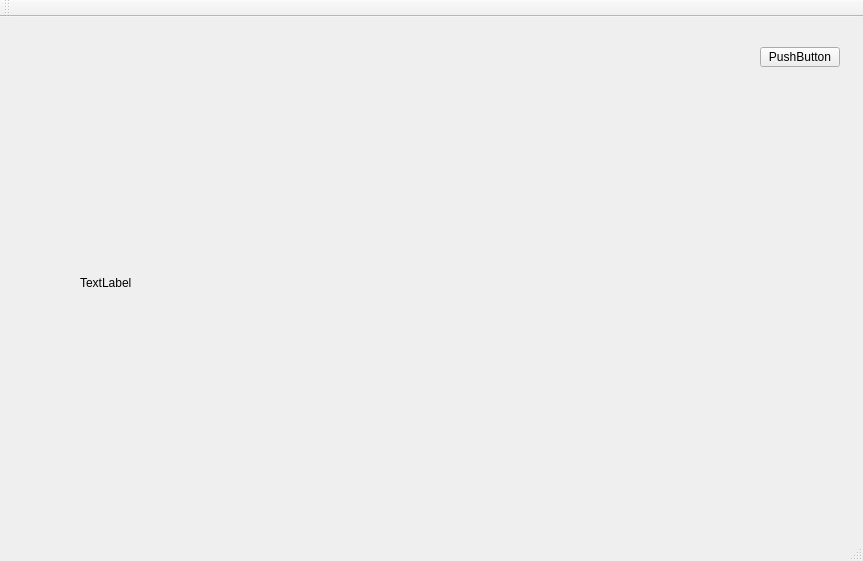
<?xml version="1.0" encoding="UTF-8"?>
<ui version="4.0">
 <class>MainWindow</class>
 <widget class="QMainWindow" name="MainWindow">
  <property name="geometry">
   <rect>
    <x>0</x>
    <y>0</y>
    <width>863</width>
    <height>561</height>
   </rect>
  </property>
  <property name="windowTitle">
   <string>MainWindow</string>
  </property>
  <widget class="QWidget" name="centralWidget">
   <widget class="QPushButton" name="pushButton">
    <property name="geometry">
     <rect>
      <x>760</x>
      <y>30</y>
      <width>80</width>
      <height>20</height>
     </rect>
    </property>
    <property name="text">
     <string>PushButton</string>
    </property>
   </widget>
   <widget class="QLabel" name="image_label">
    <property name="geometry">
     <rect>
      <x>80</x>
      <y>80</y>
      <width>721</width>
      <height>371</height>
     </rect>
    </property>
    <property name="text">
     <string>TextLabel</string>
    </property>
   </widget>
  </widget>
  <widget class="QMenuBar" name="menuBar">
   <property name="geometry">
    <rect>
     <x>0</x>
     <y>0</y>
     <width>863</width>
     <height>22</height>
    </rect>
   </property>
  </widget>
  <widget class="QToolBar" name="mainToolBar">
   <attribute name="toolBarArea">
    <enum>TopToolBarArea</enum>
   </attribute>
   <attribute name="toolBarBreak">
    <bool>false</bool>
   </attribute>
  </widget>
  <widget class="QStatusBar" name="statusBar"/>
 </widget>
 <layoutdefault spacing="6" margin="11"/>
 <resources/>
 <connections/>
</ui>
